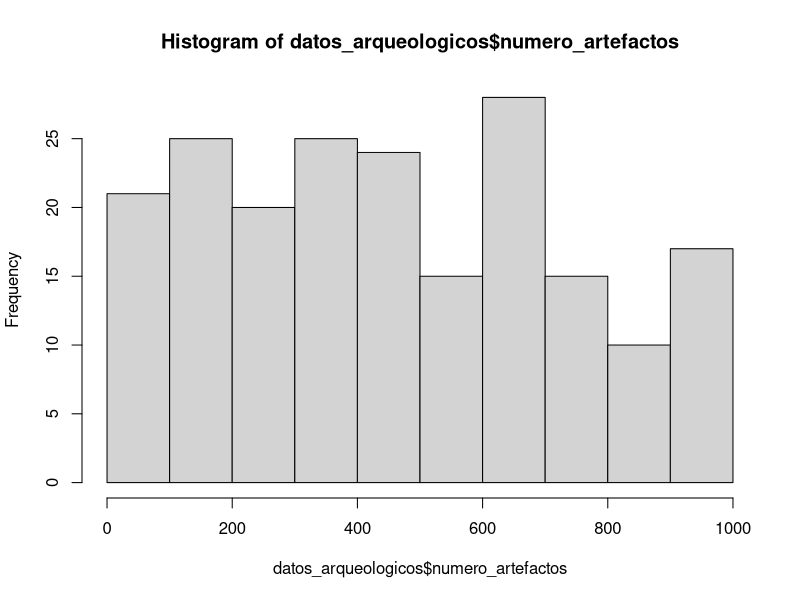
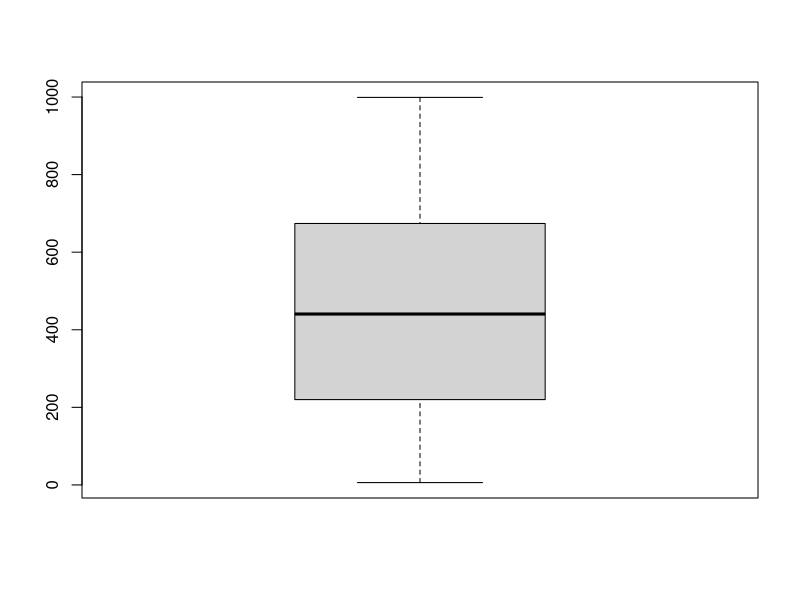
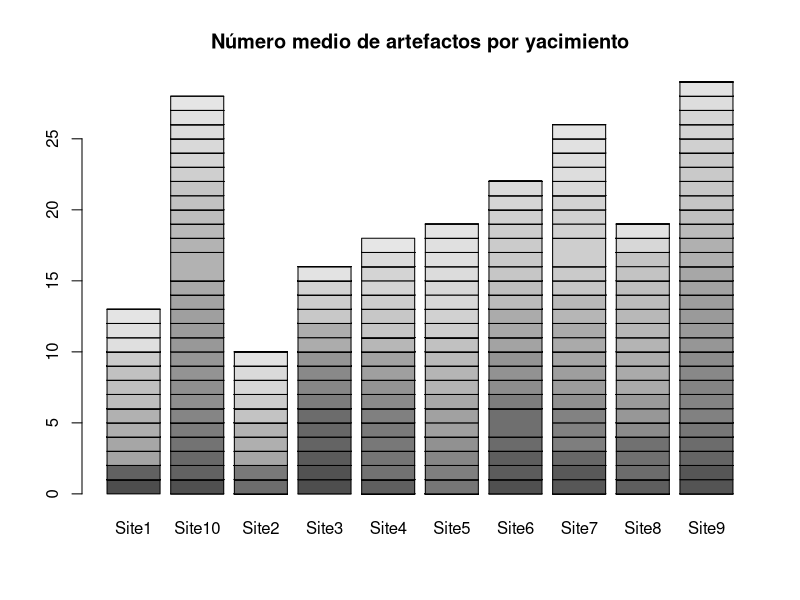
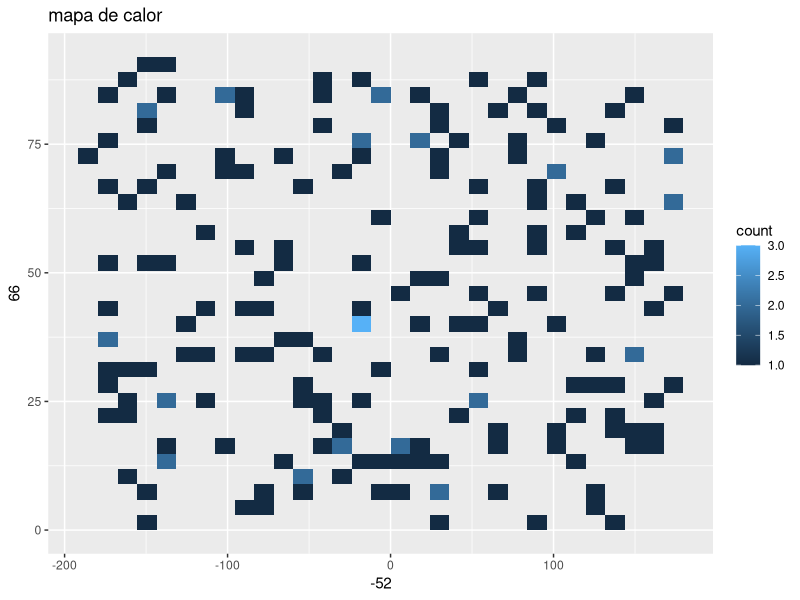
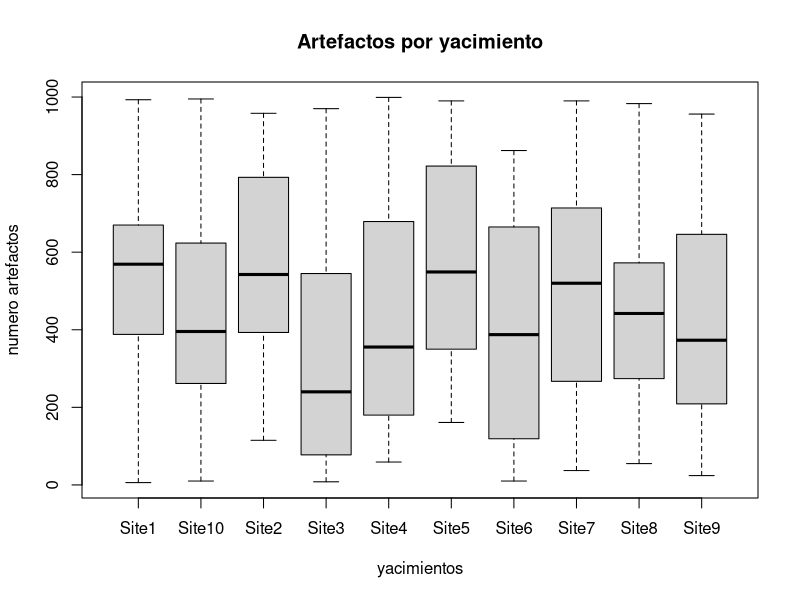

The R source for these figures, in order:
#Estadística descriptiva

#Ejercicio 1 data_frame
set.seed(123)
datos_arqueologicos <- 200
site <- sample(paste0("Site", 1:10),
                     datos_arqueologicos, replace = TRUE)
tipo_artefacto <- sample(c("pottery", "tools", "jewerly", "weapons"),
                         datos_arqueologicos, replace = TRUE)
numero_artefactos <- sample(c(1:1000),
                            datos_arqueologicos, replace = TRUE)
contexto <- sample(c("habitacional", "funerario", "otros"),
                   datos_arqueologicos, replace = TRUE)
latitud <- sample(c(0:90),
                  datos_arqueologicos, replace = TRUE)
longitud <- sample(c(-180:180),
                   datos_arqueologicos, replace = TRUE)
datos_arqueologicos <- data.frame(site = site, tipo_artefacto = tipo_artefacto,
                                  numero_artefactos = numero_artefactos, contexto = contexto,
                                  latitud = latitud, longitud = longitud)
print(datos_arqueologicos)
View(datos_arqueologicos)


#Ejercicio 2 media_y_cuartiles
#media
media_artefactos <- mean(numero_artefactos)
#cuartil
primer_cuartil <- quantile(datos_arqueologicos$numero_artefactos, probs = 0.25)
print(primer_cuartil)
segundo_cuartil <- quantile(datos_arqueologicos$numero_artefactos, probs = 0.50)
print(segundo_cuartil)
tercer_cuartil <- quantile(datos_arqueologicos$numero_artefactos, probs = 0.75)
print(tercer_cuartil)
cuarto_cuartil <- quantile(datos_arqueologicos$numero_artefactos, probs = 1)
print(cuarto_cuartil)


#Ejercicio 3 histograma_numero_artefactos
#La media y la mediana son iguales, por lo que, 
#tenemos una distribución de frecuencia "simétrica".
hist(datos_arqueologicos$numero_artefactos)
mean(datos_arqueologicos$numero_artefactos)
median(datos_arqueologicos$numero_artefactos)

#Ejercicio 4 gráfico_caja_y_bigote
#Los cuantiles de la distribución de la variable "numero de artefactos" indican 
#que se trata de una distribución simétrica positiva
library(ggplot2)
boxplot(datos_arqueologicos$numero_artefactos)


#Ejercicio 5 gráfico de barras
barplot(table(datos_arqueologicos$numero_artefactos, datos_arqueologicos$site), 
        main = "Número medio de artefactos por yacimiento")


#Ejercicio 6 mapa_de_calor
ggplot(datos_arqueologicos, aes(x = longitud, y = latitud)) +
  geom_bin2d() +
  labs(title = "mapa de calor", x = longitud, y = latitud)


#Ejercicio 7 número_total_artefactos_yacimientos
artefactos_totales <- sum(datos_arqueologicos$numero_artefactos)
print(artefactos_totales)


#Ejercicio 8 mediana_artefactos_yacimientos
mediana_artefactos <- median(datos_arqueologicos$numero_artefactos)
print(artefactos_totales)


#Ejercicio 9 desviación_entándar 
desviacion_estandar_numero_artefactos <- sd(datos_arqueologicos$numero_artefactos)
print(desviacion_estandar_numero_artefactos)


#Ejercicio 10 yacimiento_mayor_numero_artefactos
which.max(datos_arqueologicos$numero_artefactos)


#Ejercicio 11 tabla_resumen
tabla_resumen <- data.frame(media = media_artefactos,
                            mediana = mediana_artefactos,
                            desviacion_estandar = desviacion_estandar_numero_artefactos)
print(tabla_resumen)
View(tabla_resumen)


#Ejercicio 12 distribución_artefactos
boxplot(numero_artefactos ~ site, 
        main = "Artefactos por yacimiento",
        xlab = "yacimientos",
        ylab = "numero artefactos")





